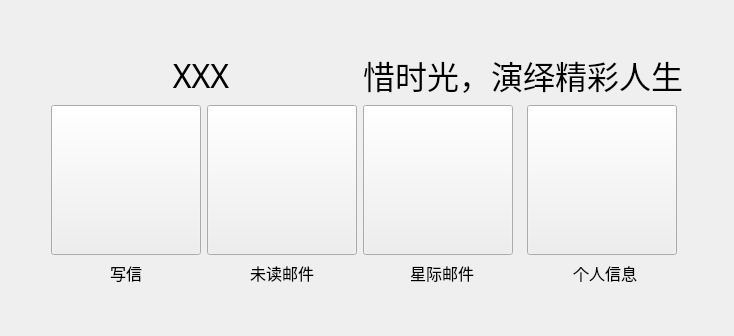
      <widget class="QWidget" name="page_Homepage">
       <property name="styleSheet">
        <string notr="true">#page_Homepage{background-color: rgb(254, 232, 183);}
</string>
       </property>
       <layout class="QHBoxLayout" name="horizontalLayout_2">
        <item>
         <layout class="QGridLayout" name="gridLayout">
          <item row="3" column="0">
           <spacer name="horizontalSpacer">
            <property name="orientation">
             <enum>Qt::Horizontal</enum>
            </property>
            <property name="sizeHint" stdset="0">
             <size>
              <width>40</width>
              <height>20</height>
             </size>
            </property>
           </spacer>
          </item>
          <item row="5" column="4">
           <spacer name="verticalSpacer_4">
            <property name="orientation">
             <enum>Qt::Vertical</enum>
            </property>
            <property name="sizeHint" stdset="0">
             <size>
              <width>20</width>
              <height>40</height>
             </size>
            </property>
           </spacer>
          </item>
          <item row="4" column="4">
           <widget class="QLabel" name="label_6">
            <property name="font">
             <font>
              <family>华文琥珀</family>
              <pointsize>12</pointsize>
             </font>
            </property>
            <property name="text">
             <string>个人信息</string>
            </property>
            <property name="alignment">
             <set>Qt::AlignCenter</set>
            </property>
           </widget>
          </item>
          <item row="4" column="3">
           <widget class="QLabel" name="label_5">
            <property name="font">
             <font>
              <family>华文琥珀</family>
              <pointsize>12</pointsize>
             </font>
            </property>
            <property name="text">
             <string>星际邮件</string>
            </property>
            <property name="alignment">
             <set>Qt::AlignCenter</set>
            </property>
           </widget>
          </item>
          <item row="0" column="1">
           <spacer name="verticalSpacer_5">
            <property name="orientation">
             <enum>Qt::Vertical</enum>
            </property>
            <property name="sizeHint" stdset="0">
             <size>
              <width>20</width>
              <height>40</height>
             </size>
            </property>
           </spacer>
          </item>
          <item row="5" column="1">
           <spacer name="verticalSpacer">
            <property name="orientation">
             <enum>Qt::Vertical</enum>
            </property>
            <property name="sizeHint" stdset="0">
             <size>
              <width>20</width>
              <height>40</height>
             </size>
            </property>
           </spacer>
          </item>
          <item row="3" column="2">
           <widget class="QPushButton" name="pushButton_2">
            <property name="minimumSize">
             <size>
              <width>150</width>
              <height>150</height>
             </size>
            </property>
            <property name="maximumSize">
             <size>
              <width>150</width>
              <height>150</height>
             </size>
            </property>
            <property name="styleSheet">
             <string notr="true">border-image: url(:/background/Homepage_2.png);</string>
            </property>
            <property name="text">
             <string/>
            </property>
            <property name="flat">
             <bool>false</bool>
            </property>
           </widget>
          </item>
          <item row="4" column="1">
           <widget class="QLabel" name="label_3">
            <property name="font">
             <font>
              <family>华文琥珀</family>
              <pointsize>12</pointsize>
             </font>
            </property>
            <property name="text">
             <string>写信</string>
            </property>
            <property name="alignment">
             <set>Qt::AlignCenter</set>
            </property>
           </widget>
          </item>
          <item row="5" column="3">
           <spacer name="verticalSpacer_3">
            <property name="orientation">
             <enum>Qt::Vertical</enum>
            </property>
            <property name="sizeHint" stdset="0">
             <size>
              <width>20</width>
              <height>40</height>
             </size>
            </property>
           </spacer>
          </item>
          <item row="0" column="2">
           <spacer name="verticalSpacer_6">
            <property name="orientation">
             <enum>Qt::Vertical</enum>
            </property>
            <property name="sizeHint" stdset="0">
             <size>
              <width>20</width>
              <height>40</height>
             </size>
            </property>
           </spacer>
          </item>
          <item row="3" column="3">
           <widget class="QPushButton" name="pushButton_3">
            <property name="minimumSize">
             <size>
              <width>150</width>
              <height>150</height>
             </size>
            </property>
            <property name="maximumSize">
             <size>
              <width>150</width>
              <height>150</height>
             </size>
            </property>
            <property name="styleSheet">
             <string notr="true">border-image: url(:/background/Homepage_3.png);</string>
            </property>
            <property name="text">
             <string/>
            </property>
            <property name="flat">
             <bool>false</bool>
            </property>
           </widget>
          </item>
          <item row="0" column="4">
           <spacer name="verticalSpacer_8">
            <property name="orientation">
             <enum>Qt::Vertical</enum>
            </property>
            <property name="sizeHint" stdset="0">
             <size>
              <width>20</width>
              <height>40</height>
             </size>
            </property>
           </spacer>
          </item>
          <item row="0" column="3">
           <spacer name="verticalSpacer_7">
            <property name="orientation">
             <enum>Qt::Vertical</enum>
            </property>
            <property name="sizeHint" stdset="0">
             <size>
              <width>20</width>
              <height>40</height>
             </size>
            </property>
           </spacer>
          </item>
          <item row="3" column="4">
           <widget class="QPushButton" name="pushButton_4">
            <property name="minimumSize">
             <size>
              <width>150</width>
              <height>150</height>
             </size>
            </property>
            <property name="maximumSize">
             <size>
              <width>150</width>
              <height>150</height>
             </size>
            </property>
            <property name="styleSheet">
             <string notr="true">border-image: url(:/background/Homepage_4.png);</string>
            </property>
            <property name="text">
             <string/>
            </property>
            <property name="flat">
             <bool>false</bool>
            </property>
           </widget>
          </item>
          <item row="1" column="3" colspan="2">
           <widget class="QLabel" name="label_2">
            <property name="font">
             <font>
              <family>方正姚体</family>
              <pointsize>24</pointsize>
             </font>
            </property>
            <property name="text">
             <string>惜时光，演绎精彩人生</string>
            </property>
            <property name="alignment">
             <set>Qt::AlignLeading|Qt::AlignLeft|Qt::AlignVCenter</set>
            </property>
           </widget>
          </item>
          <item row="3" column="1">
           <widget class="QPushButton" name="pushButton">
            <property name="minimumSize">
             <size>
              <width>150</width>
              <height>150</height>
             </size>
            </property>
            <property name="maximumSize">
             <size>
              <width>150</width>
              <height>150</height>
             </size>
            </property>
            <property name="styleSheet">
             <string notr="true">border-image: url(:/background/Homepage_1.png);</string>
            </property>
            <property name="text">
             <string/>
            </property>
            <property name="flat">
             <bool>false</bool>
            </property>
           </widget>
          </item>
          <item row="5" column="2">
           <spacer name="verticalSpacer_2">
            <property name="orientation">
             <enum>Qt::Vertical</enum>
            </property>
            <property name="sizeHint" stdset="0">
             <size>
              <width>20</width>
              <height>40</height>
             </size>
            </property>
           </spacer>
          </item>
          <item row="4" column="2">
           <widget class="QLabel" name="label_4">
            <property name="font">
             <font>
              <family>华文琥珀</family>
              <pointsize>12</pointsize>
             </font>
            </property>
            <property name="text">
             <string>未读邮件</string>
            </property>
            <property name="alignment">
             <set>Qt::AlignCenter</set>
            </property>
           </widget>
          </item>
          <item row="3" column="5">
           <spacer name="horizontalSpacer_2">
            <property name="orientation">
             <enum>Qt::Horizontal</enum>
            </property>
            <property name="sizeHint" stdset="0">
             <size>
              <width>40</width>
              <height>20</height>
             </size>
            </property>
           </spacer>
          </item>
          <item row="1" column="1" colspan="2">
           <widget class="QLabel" name="label_firstPage_name">
            <property name="minimumSize">
             <size>
              <width>150</width>
              <height>30</height>
             </size>
            </property>
            <property name="maximumSize">
             <size>
              <width>300</width>
              <height>16777215</height>
             </size>
            </property>
            <property name="font">
             <font>
              <family>方正姚体</family>
              <pointsize>24</pointsize>
             </font>
            </property>
            <property name="text">
             <string>XXX</string>
            </property>
            <property name="alignment">
             <set>Qt::AlignCenter</set>
            </property>
           </widget>
          </item>
         </layout>
        </item>
       </layout>
      </widget>
